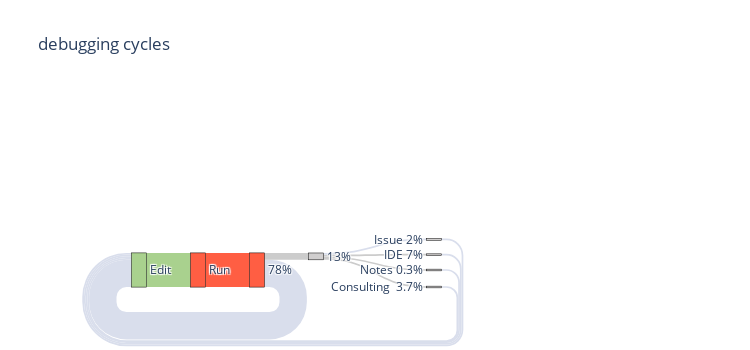

Notebook source saved alongside this figure:
### Code cell
with open('betweenCyclesflowDebugging.json') as f:
  data = json.load(f)


fig = go.Figure(data=[go.Sankey(
    orientation = "h",
    valueformat = ".0f",
    valuesuffix = "TWh",
    # Define nodes
    node = dict(
      pad=35,
      thickness = 15,
      line = dict(color = "black", width = 0.5),
      label =  data['data'][0]['node']['label'],
      color =  data['data'][0]['node']['color'],
      x =[.1,.2,.3,.4,.6,.6,.6,.6],
      y =[1,1,1,.92,1.1,.91,1,.82]
    ),
    # Add links
    link = dict(
      source =  data['data'][0]['link']['source'],
      target =  data['data'][0]['link']['target'],
      value =  data['data'][0]['link']['value'],
      label =  data['data'][0]['link']['label'],
      color =  data['data'][0]['link']['color']
))])
fig.update_layout(width=750, height=350,font_size=12, title_text="debugging cycles")
fig.write_image("betweenCyclesflowDebugging.pdf", engine="kaleido")
fig.show()

### Figure 1 — Plotly figure (JSON) as saved in the notebook; plotly's stock layout.template omitted (floating-point values rounded to 4 significant figures)
{"data": [{"link": {"color": ["rgb(169, 209, 142,0.1)", "rgb(255, 94, 67,0.8)", "rgb(217, 222, 236,0.8)", "rgb(204, 204, 204,0.2)", "rgb(204, 204, 204,0.2)", "rgb(204, 204, 204,0.2)", "rgb(204, 204, 204,0.2)", "rgb(217, 222, 236,0.8)", "rgb(217, 222, 236,0.8)", "rgb(217, 222, 236,0.8)", "rgb(217, 222, 236,0.8)", "rgb(217, 222, 236,0.8)"], "label": ["stream 1", "", "", "", "stream 1", "", "", "Hello world"], "source": [0, 1, 2, 2, 3, 3, 3, 3, 4, 5, 6, 7], "target": [1, 2, 0, 3, 4, 5, 6, 7, 0, 0, 0, 0], "value": [100, 100, 80, 20, 5, 5, 5, 5, 5, 5, 5, 5]}, "node": {"color": ["rgb(169, 209, 142, 0.8)", "rgb(255, 94, 67,0.8)", "rgb(255, 94, 67,0.8)", "rgb(208, 206, 206, 0.8)", "rgb(208, 206, 206, 0.8)", "rgb(208, 206, 206, 0.8)", "rgb(208, 206, 206, 0.8)", "rgb(208, 206, 206, 0.8)"], "label": ["Edit", "Run", "78%", "13%", "Consulting  3.7%", "IDE 7%", "Notes 0.3%", "Issue 2%"], "line": {"color": "black", "width": 0.5}, "pad": 35, "thickness": 15, "x": [0.1, 0.2, 0.3, 0.4, 0.6, 0.6, 0.6, 0.6], "y": [1, 1, 1, 0.92, 1.1, 0.91, 1, 0.82]}, "orientation": "h", "type": "sankey", "valueformat": ".0f", "valuesuffix": "TWh"}], "layout": {"font": {"size": 12}, "height": 350, "title": {"text": "debugging cycles"}, "width": 750}}
